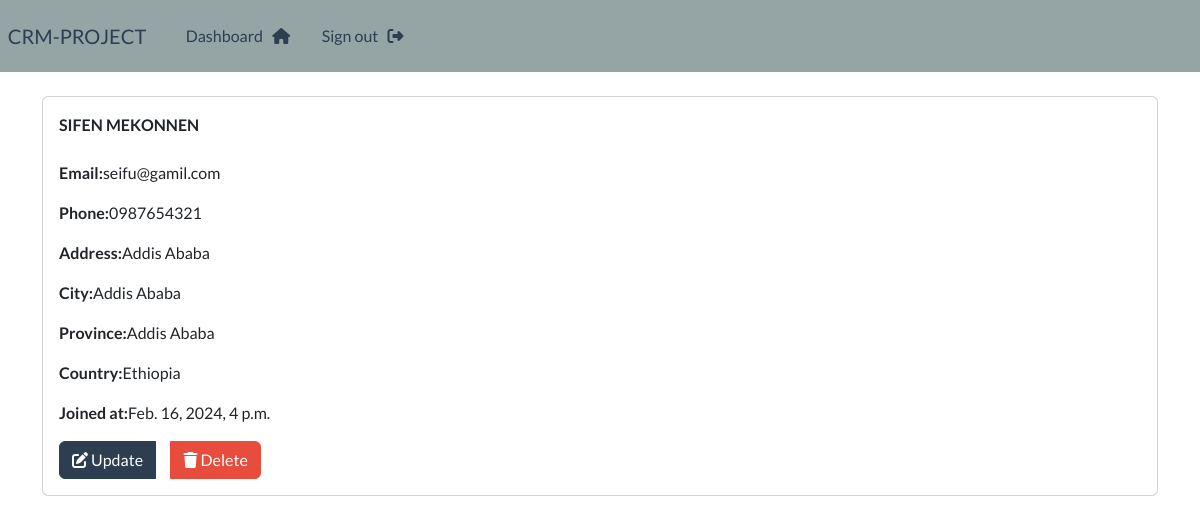
/record/12/ (signed in), run on the app's committed database.
### webapp/models.py (models this page shows, shortened)
class Record(models.Model):
    creation_date=models.DateTimeField(auto_now_add=True)
    update_date=models.DateTimeField(auto_now=True)
    first_name=models.CharField(max_length=100)
    last_name=models.CharField(max_length=100)
    email=models.CharField(max_length=255)
    phone=models.CharField(max_length=20)
    address=models.CharField(max_length=300)
    city=models.CharField(max_length=200)
    province=models.CharField(max_length=200)
    country=models.CharField(max_length=200)

### webapp/views.py (the view)
# urls.py: path('record/<int:pk>/', views.single_record, name='record'),
@login_required(login_url='login')
def single_record(request,pk):
   record=Record.objects.get(id=pk)
   context={'record':record}
   return render(request,'webapps/view.html',context=context)

### webapp/templates/webapps/view.html (shortened to what this page needs)
{% extends 'webapps/base.html'%} {% block content %}
<div class="card">
  <div class="card-body">
    <strong> {{record.first_name|upper}} {{record.last_name|upper}} </strong>
    <br /><br />
    <p><strong>Email:</strong>{{record.email}}</p>
    <p><strong>Phone:</strong>{{record.phone}}</p>
    <p><strong>Address:</strong>{{record.address}}</p>
    <p><strong>City:</strong>{{record.city}}</p>
    <p><strong>Province:</strong>{{record.province}}</p>
    <p><strong>Country:</strong>{{record.country}}</p>
    <p><strong>Joined at:</strong>{{record.creation_date}}</p>
    <div class="btn-group" role="group" aria-label="Actions">
      <a href="{% url 'update_record' record.id %}" class="btn btn-primary">
        <i class="fas fa-edit"></i> Update
      </a>
      <a href="{% url 'delete_record' record.id %}" class="btn btn-danger">
        <i class="fas fa-trash"></i> Delete
      </a>
    </div>
  </div>
</div>
{% endblock %}

### data on the page
Record: first_name "SIFEN", last_name "MEKONNEN", email "seifu@gamil.com", phone "0987654321", address "Addis Ababa", city "Addis Ababa", province "Addis Ababa", country "Ethiopia", creation_date "Feb. 16, 2024, 4 p.m."
